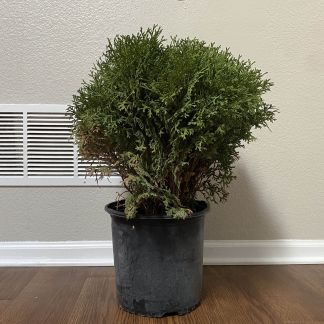
#> input picture experimental/python-notebooks/plant_detect/image324x324inside.jpg, 324 x 324 px
$ jupyter execute plant_detect_color.ipynb   (shell and % lines are left out)
#> lines starting #> are read from the running program, lines starting #| are printed output that depends on the picture; after the words box and inside, x2 and y2 are one past the last pixel; in counts of white or black regions, pixels touching at a corner belong together
First, import and load the image.

[cell 1]
# Imports
from PIL import Image
import colorsys
import numpy as np
import matplotlib.pyplot as plt
from matplotlib import colormaps as cm

# Import the image
img = Image.open("image324x324inside.jpg")
#> img is the input picture: PIL image 324x324 RGB; mean R, G, B 132.2, 127.3, 112.9
# img = Image.open("image324x324outside.jpg")


# Define constants
MAGIC_HUE = 60                       # Hue for green plant
CLUSTER_RADIUS = 10                  # Radius for mean shift clustering
MAX_ITERATIONS = 20                  # Max iterations for search
MIN_PIXELS_OF_COLOR = 500            # Minimum pixels to cluster a color
MIN_SATURATION = 0.15                # Minimum saturation to consider a pixel
MIN_VALUE = 0.1                      # Minimum value to consider a pixel
MAX_VALUE = 0.93                     # Maximum value to consider a pixel
CLUSTER_SELECTION_DIST = 20          # Max distance from MAGIC_HUE to select a cluster

Now we will create a plot showing RGB colors to get an idea of the color distribution.

[cell 2]
# Fill a dict with rgb value counts
plot_rgb = dict()
for x in range(img.width):
    for y in range(img.height):
        p = img.getpixel((x, y))
        r, g, b = p[:3]
        if plot_rgb.get(f"{r},{g},{b}") is None:
            plot_rgb[f"{r},{g},{b}"] = 1
        else:
            plot_rgb[f"{r},{g},{b}"] += 1
#> after the loop, plot_rgb = 20806 items

# Convert dict to list of points
all_rgb = [list(map(int, k.split(","))) for k, v in plot_rgb.items() if v > 10]
#> all_rgb = 1513 items, first 6: [187, 182, 176], [194, 189, 183], [217, 212, 206], [199, 194, 188], [197, 192, 186], [213, 208, 202]
plot_hsv = []
colors = []
for r, g, b in all_rgb:
    h, s, v = colorsys.rgb_to_hsv(r/255.0, g/255.0, b/255.0)
    if s < MIN_SATURATION or v < MIN_VALUE or v > MAX_VALUE:
        continue
    h = int(h * 255)
    s = int(s * 255)
    v = int(v * 255)
    plot_hsv.append((h, s, v))
    colors.append(f"#{r:02x}{g:02x}{b:02x}")
#> this loop made 1513 passes
#> (r, g, b, h, s, v) on passes 1 to 3: (187, 182, 176, 0.0909, 0.0588, 0.733), (194, 189, 183, 0.0909, 0.0567, 0.761), (217, 212, 206, 0.0909, 0.0507, 0.851)
#> after the loop, colors = 579 items, first 6: '#726056', '#705f55', '#736157', '#746258', '#746055', '#7d675a'; plot_hsv = 579 items, first 6: (15, 62, 114), (15, 61, 112), (15, 62, 115), (15, 61, 116), (15, 68, 116), (15, 71, 125)

# Plot the RGB colors
fig = plt.figure()
ax = fig.add_subplot(111, projection='3d')
ax.scatter(*zip(*plot_hsv), c=colors, marker='o')
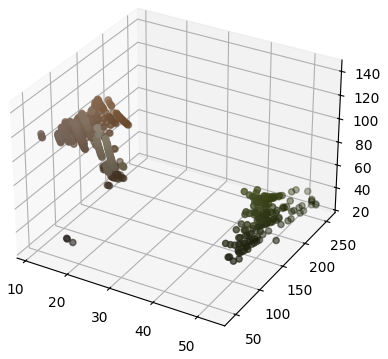
#> figure drawn by matplotlib, 1 panel

Now, use mean shift clustering to find clusters of certain hues.

[cell 3]
means = []
pixels = img.load()

# This will be easier if we organize the pixels not by their location, but by their hue
pixels_hue = np.zeros(256)
for x in range(img.width):
    for y in range(img.height):
        r, g, b = pixels[x, y][:3]
        h, s, v = colorsys.rgb_to_hsv(r/255.0, g/255.0, b/255.0)
        if s < MIN_SATURATION or v < MIN_VALUE or v > MAX_VALUE:
            continue
        pixels_hue[int(h * 255)] += 1
#> after the loop, pixels_hue = 256 values, max 5215 at index 18, min 0 at index 1, mean 160.3

# Filter out low-count colors
pixels_hue = [ v if v >= MIN_PIXELS_OF_COLOR else 0 for v in pixels_hue ]
#> pixels_hue = 256 values, max 5215 at index 18, min 0 at index 0, mean 138.6

# Insert a mean or increment its count
def insert_mean(x):
    for mean in means:
        if x == mean[0]:
            mean[1] += 1
            return
    means.append([x, 1])

# Function to find the discrete points in a circular radius (not really a circle in 1D)
def points_in_radius(pixels, x, radius):
    in_radius = []

    # Get the points in the nearby box first
    x_min = max(0, x - radius)
    x_max = min(255, x + radius)
    for px in range(x_min, x_max + 1):
        in_radius.append(px)

    return in_radius

# Return points with a color
def filter_points(pixels, points):
    filtered_points = []

    for px in points:
        if pixels[px] > 0:
            filtered_points.append(px)

    return filtered_points

# Find the mean for a given point
# This involves finding all points within CLUSTER_RADIUS, averaging them, and repeating until convergence
def find_mean(pixels, x):
    # Start with the initial point
    mx = x

    # Get the initial points in the radius
    in_radius = points_in_radius(pixels, mx, CLUSTER_RADIUS)

    for iteration in range(MAX_ITERATIONS):
        colors_in_radius = filter_points(pixels, in_radius)

        # Calculate the new mean
        nmx = sum([ p for p in colors_in_radius ]) // len(colors_in_radius)

        # If the mean hasn't changed, we're done
        if nmx == mx:
            break

        # Update the mean and the points in the radius
        dx = nmx - mx
        mx = nmx
        for px in colors_in_radius:
            px = np.clip(px + dx, 0, 255)

    return mx

# Tie it all together and do the mean shift clustering
count = 0
for x, v in enumerate(pixels_hue):
    count += 1
    if count % 100 == 0:
        print(f"Processed {count} of {len(pixels_hue)} colors")

    if v == 0:
        continue

    mx = find_mean(pixels_hue, x)
    insert_mean(mx)
#> this loop made 256 passes
#> v on passes 1 to 3: 0, 0, 0
#| Processed 100 of 256 colors
#| Processed 200 of 256 colors
#> after the loop, count = 256

plt.figure()
plt.plot(range(256), pixels_hue)

# print(means)
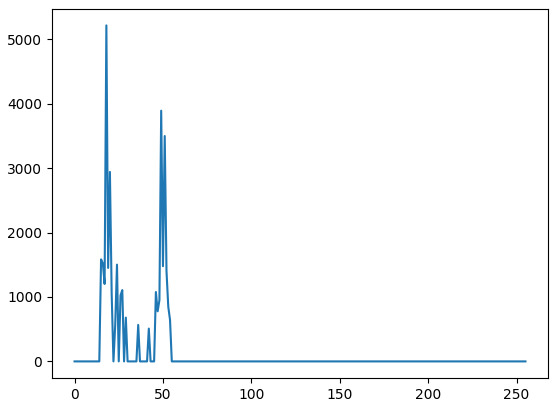
#> figure drawn by matplotlib, 1 panel; curve peaks at x = 18, y = 5215

[cell 4]
# Fill a dict with rgb value counts
plot_hsv = [(mean[0], 128, 128) for mean in means]
#> plot_hsv = [(19, 128, 128), (20, 128, 128), (21, 128, 128), (23, 128, 128), (25, 128, 128), (34, 128, 128), (46, 128, 128), (48, 128, 128), (49, 128, 128), (50, 128, 128)]
plot_rgb = [tuple(map(lambda c: int(c * 255), colorsys.hsv_to_rgb(h/255.0, s/255.0, v/255.0))) for h, s, v in plot_hsv]
#> plot_rgb = [(128, 92, 63), (128, 93, 63), (128, 95, 63), (128, 98, 63), (128, 101, 63), (128, 115, 63), (122, 128, 63), (119, 128, 63), (118, 128, 63), (116, 128, 63)]
colors = [f"#{r:02x}{g:02x}{b:02x}" for r, g, b in plot_rgb]
#> colors = ['#805c3f', '#805d3f', '#805f3f', '#80623f', '#80653f', '#80733f', '#7a803f', '#77803f', '#76803f', '#74803f']
sizes = [mean[1]*10 for mean in means]
#> sizes = [20, 20, 50, 20, 10, 10, 10, 10, 60, 20]

# Plot the RGB colors
fig = plt.figure()
ax = fig.add_subplot(111, projection='3d')
ax.scatter(*zip(*plot_hsv), c=colors, marker='o', s=sizes)
ax.set_xlabel('Hue')
ax.set_ylabel('Saturation')
ax.set_zlabel('Value')

max_mean = max([ mean[1] for mean in means ])
#> max_mean = 6
print(f"{len(means)} clusters, max of {max_mean} points in a cluster")
#| 10 clusters, max of 6 points in a cluster
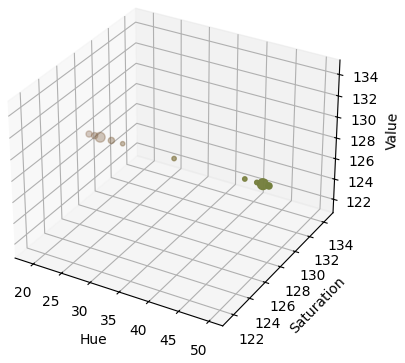
#> figure drawn by matplotlib, 1 panel

Now we select green clusters.

[cell 5]
selected_clusters = [mean for mean in means if abs(mean[0] - MAGIC_HUE) <= CLUSTER_SELECTION_DIST]
#> selected_clusters = [[46, 1], [48, 1], [49, 6], [50, 2]]
print(f"Selected {len(selected_clusters)} clusters near hue {MAGIC_HUE}")
#| Selected 4 clusters near hue 60

Now recluster all the points but make a map this time

[cell 6]
plant_pixels = np.zeros((img.width, img.height), dtype=bool)

for x in range(img.width):
    for y in range(img.height):
        r, g, b = pixels[x, y][:3]
        h, s, v = colorsys.rgb_to_hsv(r/255.0, g/255.0, b/255.0)
        if s < MIN_SATURATION or v < MIN_VALUE or v > MAX_VALUE:
            continue
        h = int(h * 255)

        if (pixels_hue[h] == 0):
            continue

        mx = find_mean(pixels_hue, h)
        if mx in [mean[0] for mean in selected_clusters]:
            plant_pixels[x, y] = True
#> this loop made 324 passes
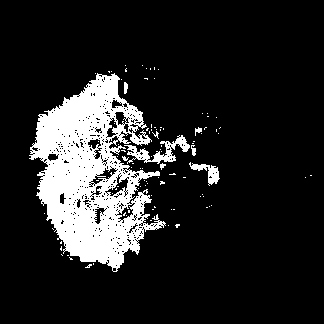
#> plant_pixels: shape (324, 324) bool; 14.4% white; 97 white regions (90 under 20 px), largest, box (x1, y1, x2, y2) and area: (29, 73, 166, 272) 13802, (124, 135, 190, 164) 612, (189, 162, 220, 186) 271

Now display the results and overlay the found pixels onto the original image.

[cell 7]
# Show results
first_pass_img_array = (plant_pixels.astype(np.uint8) * 255)
img_first_pass = Image.fromarray(first_pass_img_array.transpose())
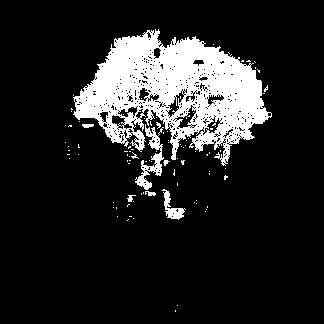
#> img_first_pass: PIL image 324x324 L; 14.4% white; 97 white regions (90 under 20 px), largest, box (x1, y1, x2, y2) and area: (73, 29, 272, 166) 13802, (135, 124, 164, 190) 612, (162, 189, 186, 220) 271

overlay_img = img.copy()
for x in range(overlay_img.width):
    for y in range(overlay_img.height):
        if first_pass_img_array[x, y]:
            overlay_img.putpixel((x, y), (255, 0, 0))  # Mark detected plant pixels in red
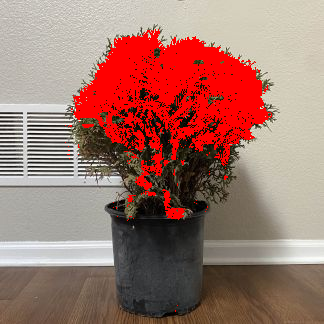
#> overlay_img: PIL image 324x324 RGB; mean R, G, B 159.5, 117.2, 107.4

img_first_pass.show()
overlay_img.show()

$ run again, with experimental/python-notebooks/plant_detect/image324x324outside.jpg copied over experimental/python-notebooks/plant_detect/image324x324inside.jpg
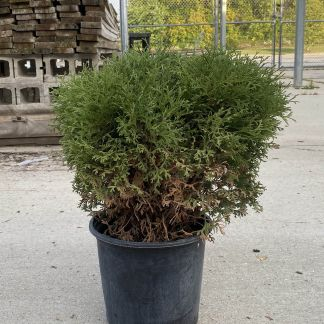
#> input picture experimental/python-notebooks/plant_detect/image324x324outside.jpg, 324 x 324 px
#> img is the input picture: PIL image 324x324 RGB; mean R, G, B 124.3, 123.8, 104.6
#> after the loop `for x in range(img.width):`: plot_rgb = 34624 items
#> all_rgb = 1045 items, first 6: [161, 151, 141], [152, 142, 132], [133, 123, 113], [153, 143, 133], [150, 140, 130], [142, 132, 122]
#> the loop `for r, g, b in all_rgb:` made 1045 passes
#> (r, g, b, h, s, v) on passes 1 to 3: (161, 151, 141, 0.0833, 0.124, 0.631), (152, 142, 132, 0.0833, 0.132, 0.596), (133, 123, 113, 21, 38, 133)
#> after the loop `for r, g, b in all_rgb:`: colors = 437 items, first 6: '#857b71', '#5e544a', '#51473d', '#52483e', '#5b5147', '#796f65'; plot_hsv = 437 items, first 6: (21, 38, 133), (21, 54, 94), (21, 62, 81), (21, 62, 82), (21, 56, 91), (21, 42, 121)
#> after the loop `for x in range(img.width):`: pixels_hue = 256 values, max 4030 at index 54, min 0 at index 1, mean 228.4
#> `pixels_hue = [ v if v >= MIN_PIXELS_OF_COLOR else 0 for v in pixels_hu..`: pixels_hue = 256 values, max 4030 at index 54, min 0 at index 0, mean 207
#> the loop `for x, v in enumerate(pixels_hue):` made 256 passes
#> (v, mx) on passes 19, 21, 22: (698, 22), (1007, 24), (1879, 24)
#> (printed output is left out)
#> after the loop `for x, v in enumerate(pixels_hue):`: count = 256
#> `plot_hsv = [(mean[0], 128, 128) for mean in means]`: plot_hsv = 27 items, first 6: (22, 128, 128), (24, 128, 128), (25, 128, 128), (26, 128, 128), (27, 128, 128), (29, 128, 128)
#> `plot_rgb = [tuple(map(lambda c: int(c * 255), colorsys.hsv_to_rgb(h/25..`: plot_rgb = 27 items, first 6: (128, 97, 63), (128, 100, 63), (128, 101, 63), (128, 103, 63), (128, 104, 63), (128, 107, 63)
#> `colors = [f"#{r:02x}{g:02x}{b:02x}" for r, g, b in plot_rgb]`: colors = 27 items, first 6: '#80613f', '#80643f', '#80653f', '#80673f', '#80683f', '#806b3f'
#> sizes = 27 values, max 40 at index 26, min 10 at index 0, mean 15.19
#> max_mean = 4
#| 27 clusters, max of 4 points in a cluster
#> selected_clusters = [[40, 1], [41, 1], [42, 1], [43, 1], [44, 1], [45, 1], [46, 1], [47, 1], [48, 2], [49, 2], [50, 2], [51, 2], [52, 2], [53, 1]]
#| Selected 14 clusters near hue 60
#> the loop `for x in range(img.width):` made 324 passes
#> after the loop `for x in range(img.width):`:
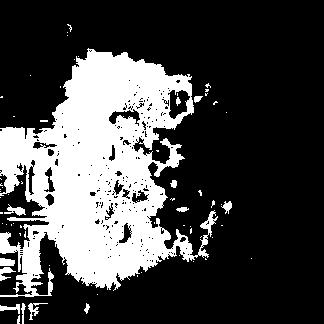
#> plant_pixels: shape (324, 324) bool; 27.9% white; 68 white regions (54 under 20 px), largest, box (x1, y1, x2, y2) and area: (0, 48, 218, 297) 28215, (4, 204, 26, 216) 117, (0, 258, 15, 266) 104
#> img_first_pass: PIL image 324x324 L; 27.9% white; 68 white regions (54 under 20 px), largest, box (x1, y1, x2, y2) and area: (48, 0, 297, 218) 28215, (204, 4, 216, 26) 117, (258, 0, 266, 15) 104
#> after the loop `for x in range(overlay_img.width):`:
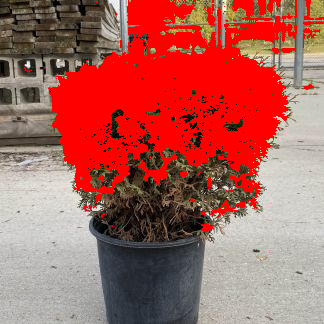
#> overlay_img: PIL image 324x324 RGB; mean R, G, B 171.3, 97.5, 90.2
